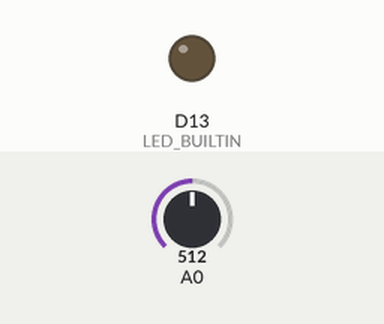
This sketch was run on a simulated Arduino Nano 33 IoT. On the bench: output pins drawn as LEDs (lit = HIGH). The test bench sets the inputs (shaded band); at power-on: A0 = 512. Nothing arrives over Bluetooth unless stated; a phone connects over Bluetooth LE 3 s after start; what the sketch prints to the serial monitor is not drawn.

Above: at 0.1 s.
At 3.1 s:
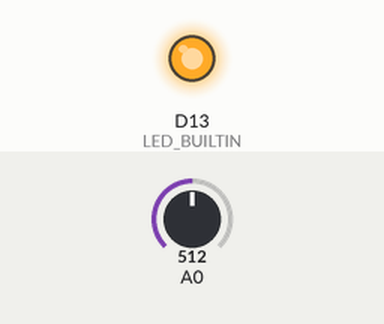
Timing chart, 0 to 4.6 s (numbered marks = the images above):
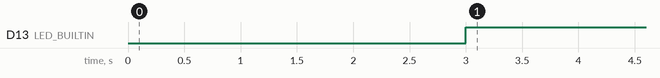

Measured:
- by itself, D13 (LED_BUILTIN): LOW → HIGH at 3.0 s

The sketch:

GSR.ino
```cpp
#include <ArduinoBLE.h>
BLEService GSRService("19B10000-E8F2-537E-4F6C-D104768A1214");
BLEUnsignedShortCharacteristic GSRValue("19B10001-E8F2-537E-4F6C-D104768A1214", BLERead | BLENotify);

void setup() {
Serial.begin(9600);
while (!Serial);

pinMode(LED_BUILTIN, OUTPUT);
if (!BLE.begin())
{
Serial.println("starting BLE failed!");
while (1);
}

BLE.setLocalName("GSRSense");
BLE.setAdvertisedService(GSRService);
GSRService.addCharacteristic(GSRValue);
BLE.addService(GSRService);

BLE.advertise();
Serial.println("Bluetooth device active, waiting for connections...");
}

void loop()
{
BLEDevice central = BLE.central();

if (central)
{
  Serial.print("Connected to central: ");
  Serial.println(central.address());
  digitalWrite(LED_BUILTIN, HIGH);

  while (central.connected()) {

      int GSR = analogRead(A0);
      Serial.print("GSR value: ");
      Serial.println(GSR);
      GSRValue.writeValue(GSR);
      delay(200);
  }
}
digitalWrite(LED_BUILTIN, LOW);
Serial.print("Disconnected from central: ");
Serial.println(central.address());
}
```
